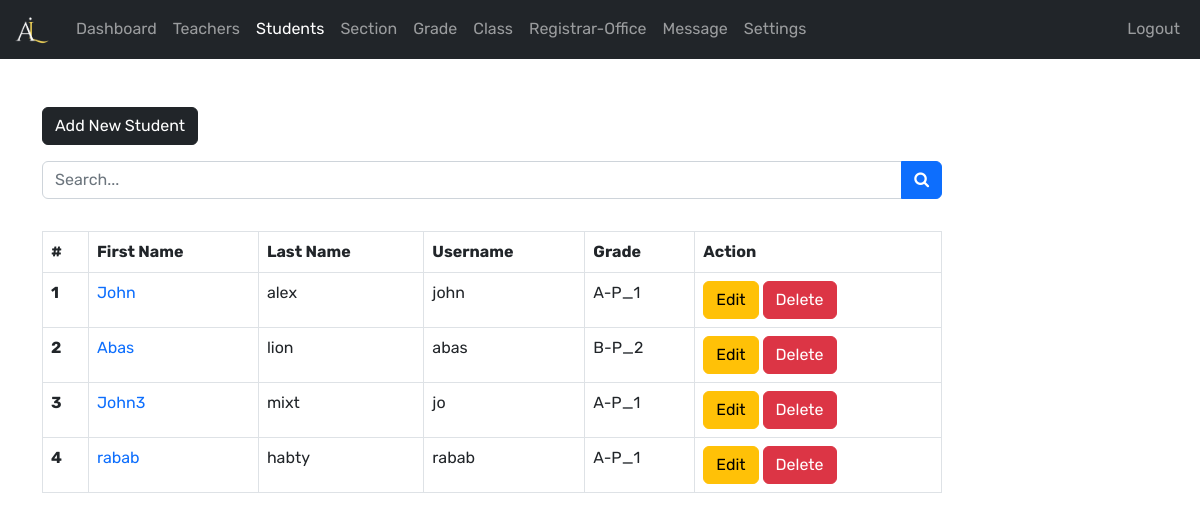
The page /admin/student.php (signed in) on the database its author committed.
### tables this page shows
CREATE TABLE IF NOT EXISTS `students` (
  `student_id` int(11) NOT NULL AUTO_INCREMENT,
  `username` varchar(127) NOT NULL,
  `password` varchar(255) NOT NULL,
  `fname` varchar(127) NOT NULL,
  `lname` varchar(255) NOT NULL,
  `grade` int(11) NOT NULL,
  `section` int(11) NOT NULL,
  `address` varchar(31) NOT NULL,
  `gender` varchar(7) NOT NULL,
  `email_address` varchar(255) NOT NULL,
  `date_of_birth` date NOT NULL,
  `date_of_joined` timestamp NULL DEFAULT current_timestamp(),
  `parent_fname` varchar(127) NOT NULL,
  `parent_lname` varchar(127) NOT NULL,
  `parent_phone_number` varchar(31) NOT NULL,
  PRIMARY KEY (`student_id`),
  UNIQUE KEY `username` (`username`)
);

CREATE TABLE IF NOT EXISTS `grades` (
  `grade_id` int(11) NOT NULL AUTO_INCREMENT,
  `grade` varchar(31) NOT NULL,
  `grade_code` varchar(7) NOT NULL,
  PRIMARY KEY (`grade_id`)
);

### admin/data/student.php (called while the page is built, shortened)
<?php
function getAllStudents($conn){
   $sql = "SELECT * FROM students";
   $stmt = $conn->prepare($sql);
   $stmt->execute();
   if ($stmt->rowCount() >= 1) {
     $students = $stmt->fetchAll();
     return $students;
   }else {
   	return 0;
   }
}

### admin/data/grade.php (called while the page is built, shortened)
<?php
function getGradeById($grade_id, $conn){
   $sql = "SELECT * FROM grades
           WHERE grade_id=?";
   $stmt = $conn->prepare($sql);
   $stmt->execute([$grade_id]);
   if ($stmt->rowCount() == 1) {
     $grade = $stmt->fetch();
     return $grade;
   }else {
    return 0;
   }
}

### admin/student.php (the view, shortened to what this page needs)
<?php
if (isset($_SESSION['admin_id']) &&
    isset($_SESSION['role'])) {
    if ($_SESSION['role'] == 'Admin') {
       include "../db_connect.php";
       include "data/student.php";
       include "data/grade.php";
       $students = getAllStudents($conn);
 ?>
<!DOCTYPE html>
<html lang="en">
<head>
	<link rel="stylesheet" href="https://cdn.jsdelivr.net/npm/bootstrap@5.2.0/dist/css/bootstrap.min.css">
	<link rel="stylesheet" href="../css/style.css">
  <link rel="stylesheet" href="https://cdnjs.cloudflare.com/ajax/libs/font-awesome/4.7.0/css/font-awesome.min.css">
</head>
<body>
    <?php
        include "inc/navbar.php";
        if ($students != 0) {
     ?>
     <div class="container mt-5">
        <a href="student-add.php"
           class="btn btn-dark">Add New Student</a>
           <form action="student-search.php"
                 class="mt-3 n-table"
                 method="get">
             <div class="input-group mb-3">
                <input type="text"
                       class="form-control"
                       name="searchKey"
                       placeholder="Search...">
                <button class="btn btn-primary">
                        <i class="fa fa-search"
                           aria-hidden="true"></i>
                      </button>
             </div>
           </form>
           <div class="table-responsive">
              <table class="table table-bordered mt-3 n-table">
                <thead>
                  <tr>
                    <th scope="col">#</th>
                    <th scope="col">First Name</th>
                    <th scope="col">Last Name</th>
                    <th scope="col">Username</th>
                    <th scope="col">Grade</th>
                    <th scope="col">Action</th>
                  </tr>
                </thead>
                <tbody>
                  <?php $i = 0; foreach ($students as $student ) {
                    $i++;  ?>
                  <tr>
                    <th scope="row"><?=$i?></th>
                    <td>
                      <a href="student-view.php?student_id=<?=$student['student_id']?>">
                        <?=$student['fname']?>
                      </a>
                    </td>
                    <td><?=$student['lname']?></td>
                    <td><?=$student['username']?></td>
                    <td>
                      <?php
                           $grade = $student['grade'];
                           $g_temp = getGradeById($grade, $conn);
                           if ($g_temp != 0) {
                              echo $g_temp['grade_code'].'-'.
                                     $g_temp['grade'];
                            }
                        ?>
                    </td>
                    <td>
                        <a href="student-edit.php?student_id=<?=$student['student_id']?>"
                           class="btn btn-warning">Edit</a>
                        <a href="student-delete.php?student_id=<?=$student['student_id']?>"
                           class="btn btn-danger">Delete</a>
                    </td>
                  </tr>
                <?php } ?>
                </tbody>
              </table>
           </div>
         <?php } ?>
     </div>
</body>
</html>
<?php
  }else {
    header("Location: ../login.php");
    exit;
  }
}else {
	header("Location: ../login.php");
	exit;
}
?>

### css/style.css (style rules this page uses)
:root { --primary: #130d2c; --light: #fff; --warning: #96405b; }
* { margin: 0; padding: 0; }
body { font-family: 'Rubik', sans-serif; }
a { text-decoration: none !important; }
.n-table { max-width: 900px; }

### rows shown on the page
students: fname "John", lname "alex", username "john", grades.grade_code "A", grades.grade "P_1"
students: fname "Abas", lname "lion", username "abas", grades.grade_code "B", grades.grade "P_2"
students: fname "John3", lname "mixt", username "jo", grades.grade_code "A", grades.grade "P_1"
students: fname "rabab", lname "habty", username "rabab", grades.grade_code "A", grades.grade "P_1"
